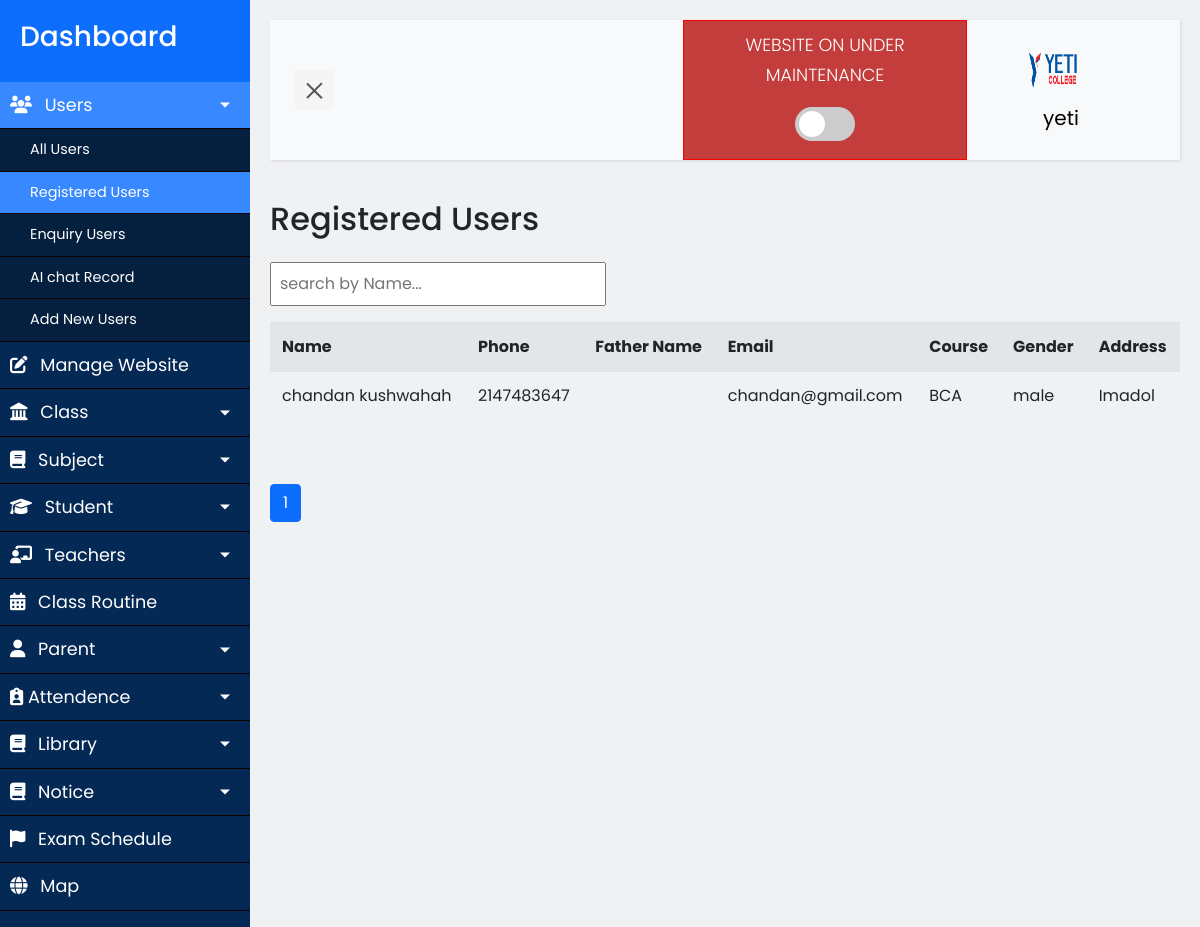
/admin/dashboard.php?content=register_users (signed in), run on the app's committed database.
### tables this page shows
CREATE TABLE `users` (
  `id` bigint(20) NOT NULL,
  `userid` bigint(20) NOT NULL,
  `username` varchar(50) NOT NULL,
  `email` varchar(100) NOT NULL,
  `gender` varchar(6) NOT NULL,
  `password` varchar(64) NOT NULL,
  `image` varchar(500) NOT NULL,
  `date` datetime NOT NULL,
  `online` int(11) NOT NULL,
  `role` varchar(50) NOT NULL
);

CREATE TABLE `registered_users` (
  `id` int(11) NOT NULL,
  `fname` varchar(40) NOT NULL,
  `mname` varchar(40) NOT NULL,
  `lname` varchar(20) NOT NULL,
  `phone` int(10) NOT NULL,
  `fathername` varchar(40) NOT NULL,
  `email` varchar(50) NOT NULL,
  `password` varchar(20) NOT NULL,
  `course` varchar(20) NOT NULL,
  `gender` varchar(10) NOT NULL,
  `address` text NOT NULL
);

### admin/actions/registered_users.php (the view, shortened to what this page needs)
<div class="search-box py-3">
    <input type="text" id="" onkeyup="searchByName()" class="p-2 searchName" placeholder="search by Name...">
</div>
<?php
include dirname(__DIR__, 2). '/config.php';
include "../helpers.php";
$limit = 10;
if (isset($_GET['page'])) {
    $page = $_GET['page'];
} else {
    $page = 1;
}
$offsets = ($page - 1) * $limit;
$sql = "SELECT * FROM registered_users LIMIT {$offsets}, {$limit}";
$result = mysqli_query($conn, $sql);
if (mysqli_num_rows($result) > 0) {
    ?>
    <table id="smsTable" class="table table-striped table-hover">
        <tr>
            <th>Name</th>
            <th>Phone</th>
            <th>Father Name</th>
            <th>Email</th>
            <th>Course</th>
            <th>Gender</th>
            <th>Address</th>
        </tr>
        <?php
        while ($row = mysqli_fetch_assoc($result)) {
            ?>
            <tr class="fs-1">
                <td><?php echo $row['fname'] . " " . $row['mname'] . " " . $row['lname']; ?></td>
                <td><?php echo $row['phone']; ?></td>
                <td><?php echo $row['fathername']; ?></td>
                <td><?php echo $row['email']; ?></td>
                <td><?php echo $row['course']; ?></td>
                <td><?php echo $row['gender']; ?></td>
                <td><?php echo $row['address']; ?></td>
            </tr>
            <?php } ?>
        </table>
<?php } ?>

### admin/dashboard.php (shortened to what this page needs)
<?php
include('templates/header.php'); ?>
<div class="wrapper">
    <?php $activePage = isset($_GET['content']) ? $_GET['content'] : '' ?>
    <nav id="sidebar">
        <div class="sidebar-header">
            <h3><a style="color: #fff; text-decoration: none;" href="dashboard.php">Dashboard</a></h3>
        </div>
        <ul class="list-unstyled components">
            <li
                class="<?= in_array($activePage, ['allusers', 'item0', 'register_users', 'enquiry_users', 'communications']) ? 'active' : '' ?>">
                <a href="#usersMenu" data-toggle="collapse"
                    aria-expanded="<?= in_array($activePage, ['allusers', 'item0']) ? 'true' : 'false' ?>"
                    class="dropdown-toggle">
                    <i class="fa-solid fa-users pr-2"></i> Users
                </a>
                <ul class="collapse list-unstyled <?= in_array($activePage, ['allusers', 'item0', 'register_users', 'enquiry_users', 'communications']) ? 'show' : '' ?>"
                    id="usersMenu">
                    <li class="<?= $activePage == 'allusers' ? 'active' : '' ?>">
                        <a href="?content=allusers">All Users</a>
                    </li>
                    <?php if ($_SESSION['role'] == 'admin' || $_SESSION['role'] == 'teacher') { ?>
                    <li class="<?= $activePage == 'register_users' ? 'active' : '' ?>">
                        <a href="?content=register_users">Registered Users</a>
                    </li>
                    <li class="<?= $activePage == 'enquiry_users' ? 'active' : '' ?>">
                        <a href="?content=enquiry_users">Enquiry Users</a>
                    </li>
                    <li class="<?= $activePage == 'communications' ? 'active' : '' ?>">
                        <a href="?content=communications">AI chat Record</a>
                    </li>
                    <?php } ?>
                    <?php if ($_SESSION['role'] == 'admin') { ?>
                        <li class="<?= $activePage == 'item0' ? 'active' : '' ?>">
                            <a href="?content=item0">Add New Users</a>
                        </li>
                    <?php } ?>
                </ul>
            </li>
            <?php if ($_SESSION['role'] == 'admin') { ?>
                <li class="<?= $activePage == 'college-website' ? 'active' : '' ?>">
                    <a href="?content=college-website"><i class="fa-solid fa-pen-to-square pr-2"></i> Manage Website</a>
                </li>
            <?php } ?>
            <li class="<?= in_array($activePage, ['item15', 'item16']) ? 'active' : '' ?>">
                <a href="#pageSubmenu5" data-toggle="collapse"
                    aria-expanded="<?= in_array($activePage, ['item15', 'item16']) ? 'true' : 'false' ?>"
                    class="dropdown-toggle">
                    <i class="fa-solid fa-landmark pr-2"></i> Class
                </a>
            </li>
            <li class="<?= in_array($activePage, ['add_subject', 'all_subject']) ? 'active' : '' ?>">
                <a href="#pagesubjectMenu" data-toggle="collapse"
                    aria-expanded="<?= in_array($activePage, ['add_subject', 'all_subject']) ? 'true' : 'false' ?>"
                    class="dropdown-toggle">
                    <i class="fa-solid fa-book pr-2"></i> Subject
                </a>
            </li>
            <li class="<?= in_array($activePage, ['item1', 'item2']) ? 'active' : '' ?>">
                <a href="#homeSubmenudd" data-toggle="collapse"
                    aria-expanded="<?= in_array($activePage, ['item1', 'item2']) ? 'true' : 'false' ?>"
                    class="dropdown-toggle">
                    <i class="fa-solid fa-graduation-cap pr-2"></i> Student
                </a>
            </li>
            <li class="<?= in_array($activePage, ['item3', 'item4', 'item5']) ? 'active' : '' ?>">
                <a href="#pageSubmenu1" data-toggle="collapse"
                    aria-expanded="<?= in_array($activePage, ['item3', 'item4', 'item5']) ? 'true' : 'false' ?>"
                    class="dropdown-toggle">
                    <i class="fa-solid fa-chalkboard-user pr-2"></i> Teachers
                </a>
            </li>
            <li class="<?= $activePage == 'item6' ? 'active' : '' ?>">
                <a href="?content=item6"><i class="fa-solid fa-calendar-days pr-2"></i> Class Routine</a>
            </li>
            <li class="<?= in_array($activePage, ['item7', 'item8']) ? 'active' : '' ?>">
                <a href="#pageSubmenu2" data-toggle="collapse"
                    aria-expanded="<?= in_array($activePage, ['item7', 'item8']) ? 'true' : 'false' ?>"
                    class="dropdown-toggle">
                    <i class="fa-solid fa-user pr-2"></i> Parent
                </a>
            </li>
            <?php if ($_SESSION['role'] == 'admin' || $_SESSION['role'] == 'teacher') { ?>
                <li class="<?= in_array($activePage, ['item21', 'item22', 'item23']) ? 'active' : '' ?>">
                    <a href="#pageSubmenu7" data-toggle="collapse"
                        aria-expanded="<?= in_array($activePage, ['item21', 'item22', 'item23']) ? 'true' : 'false' ?>"
                        class="dropdown-toggle">
                        <i class="fa-solid fa-clipboard-user"></i> Attendence
                    </a>
                </li>
            <?php } ?>
            <li class="<?= in_array($activePage, ['item10', 'item11']) ? 'active' : '' ?>">
                <a href="#pageSubmenu3" data-toggle="collapse"
                    aria-expanded="<?= in_array($activePage, ['item10', 'item11']) ? 'true' : 'false' ?>"
                    class="dropdown-toggle">
                    <i class="fa-solid fa-book pr-2"></i> Library
                </a>
            </li>
            <li class="<?= in_array($activePage, ['all_notice', 'add_notice']) ? 'active' : '' ?>">
                <a href="#notice" data-toggle="collapse"
                    aria-expanded="<?= in_array($activePage, ['all_notice', 'add_notice']) ? 'true' : 'false' ?>"
                    class="dropdown-toggle">
                    <i class="fa-solid fa-book pr-2"></i> Notice
                </a>
            </li>
            <li class="<?= $activePage == 'item18' ? 'active' : '' ?>">
                <a href="?content=item18"><i class="fa-solid fa-flag pr-2"></i> Exam Schedule</a>
            </li>
            <li class="<?= $activePage == 'item20' ? 'active' : '' ?>">
                <a href="?content=item20"><i class="fa-solid fa-globe pr-2"></i> Map</a>
            </li>
        </ul>
    </nav>
    <div id="content">
        <nav id="navbar" class="navbar py-0 navbar-expand-lg navbar-light bg-light">
            <div class="container-fluid">
                <button type="button" id="sidebarCollapse" class="navbar-btn">
                    <span></span>
                </button>
                <?php
                if ($_SESSION['role'] == 'admin') {
                    ?>
                    <div class="text-center text-light"
                        style="margin-left: 350px; background-color: #C43D3D; padding: 10px; border: 1px solid red;">
                        <p style="color: #fff;">WEBSITE ON UNDER MAINTENANCE <span id="statusText"></span></p>
                        <label class="switch">
                            <span class="slider"></span>
                        </label>
                    </div>
                    <?php
                }
                ?>
                <div class="collapse navbar-collapse" id="navbarSupportedContent">
                    <ul class="nav navbar-nav ml-auto">
                        <li class="nav-item active">
                            <a onclick="handleUserPopup()" class="nav-link mx-5 user-name" href="#">
                                <?php
                                if (isset($_SESSION['userid'])) {
                                    $userid = $_SESSION['userid'];
                                    $image = "SELECT image FROM users WHERE userid = '$userid'";
                                    $image_result = mysqli_query($conn, $image);
                                    if (mysqli_num_rows($image_result) > 0) {
                                        while ($image_row = mysqli_fetch_assoc($image_result)) {
                                            ?>
                                            <img src="../assets/images/users/<?php echo $image_row['image']; ?>"
                                                style="width: 60px; height: 60px; border-radius: 50%;" alt="">
                                            <?php
                                        }
                                    }
                                } else {
                                    ?>
                                    <img src="../assets/images/logo/<?php echo urlencode($logo); ?>"
                                        style="width: 60px; border: 1px solid red; height: 60px; border-radius: 50%;"
                                        alt="">
                                    <?php
                                }
                                ?>
                                <span class="px-2"></span>
                            </a>
                            <div>
                                <p style="font-size: 13px;" class="text-center"><?php
                                if ($_SESSION['role'] == 'admin') {
                                    echo "<b style='font-size: 20px;'>". $_SESSION['name'] . "</b>";
                                } else {
                                    echo "<b style='font-size: 20px;'>Welcome, " . $_SESSION['name']. "</b>";
                                }
                                ?></p>
                            </div>
                        </li>
                    </ul>
                </div>
            </div>
        </nav>
        <div class="main-content">
            <div class="content-container">
                <?php
                if (isset($_GET['content'])) {
                    include('content.php');
                }
                ?>
            </div>
        </div>
    </div>
</div>
<?php
include('templates/footer.php');
?>

### assets/css/admin.css (style rules this page uses)
body { font-family: 'Poppins', sans-serif; background: #F0F1F3; }
:root { --primary_color: #0D6EFD; --secondary_color: #042954; --hover_color: #A7A3A3; --active_color: #3888FF; }
p { font-family: 'Poppins', sans-serif; font-size: 1.1em; font-weight: 300; line-height: 1.7em; color: #000000; }
a, a:hover, a:focus { color: inherit; text-decoration: none; transition: all 0.3s; }
.navbar { padding: 15px 10px; background: #F0F1F3; border: none; border-radius: 0; margin-bottom: 40px; box-shadow: 1px 1px 3px rgba(0, 0, 0, 0.1); }
.navbar-btn { box-shadow: none; outline: none !important; border: none; }
.navbar-light .navbar-nav .nav-link { color: var(--primary_color); }
.wrapper { display: flex; width: 100%; align-items: stretch; perspective: 1500px; }
#sidebar { min-width: 250px; max-width: 250px; background: #042954; color: #fff; transition: all 0.6s cubic-bezier(0.945, 0.020, 0.270, 0.665); transform-origin: bottom left; }
#sidebar .sidebar-header { padding: 20px; background: var(--primary_color); }
#sidebar ul li a { padding: 10px; font-size: 1.1em; display: block; color: #fff; border-bottom: 1px solid rgb(16, 1, 1); text-decoration: none; }
#sidebar ul li.active>a, a[aria-expanded="true"] { color: #fff; background: var(--active_color); }
a[data-toggle="collapse"] { position: relative; }
.dropdown-toggle::after { display: block; position: absolute; top: 50%; right: 20px; transform: translateY(-50%); }
ul ul a { font-size: 0.9em !important; padding-left: 30px !important; background: #051F3E; }
#content { width: 100%; padding: 20px; min-height: 100vh; transition: all 0.3s; }
#sidebarCollapse { width: 40px; height: 40px; background: #f5f5f5; cursor: pointer; }
#sidebarCollapse span { width: 80%; height: 2px; margin: 0 auto; display: block; background: #555; transition: all 0.8s cubic-bezier(0.810, -0.330, 0.345, 1.375); transition-delay: 0.2s; }
#sidebarCollapse span:last-of-type { transform: rotate(-45deg) translate(1px, -1px); }
table th, td input[type=checkbox] { padding: 10px; margin-right: 15px; }
.switch { position: relative; display: inline-block; width: 60px; height: 34px; }
.slider { position: absolute; cursor: pointer; top: 0; left: 0; right: 0; bottom: 0; background-color: #ccc; transition: 0.4s; border-radius: 34px; }
.slider:before { position: absolute; content: ""; height: 26px; width: 26px; left: 4px; bottom: 4px; background-color: white; transition: 0.4s; border-radius: 50%; }

### data on the page
users: image (picture)
registered_users: fname "chandan", lname "kushwahah", phone "2147483647", email "chandan@gmail.com", course "BCA", gender "male", address "Imadol"

### other printed values
$_SESSION['name'] "yeti"
$allowed_pages[$content] "Registered Users"
